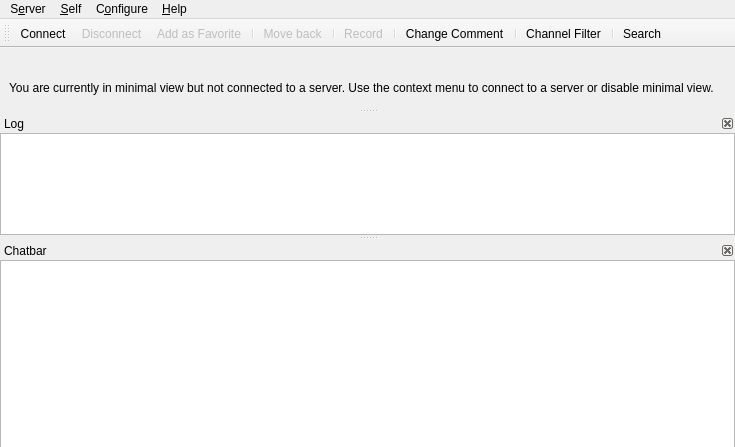
<?xml version="1.0" encoding="UTF-8"?>
<ui version="4.0">
 <class>MainWindow</class>
 <widget class="QMainWindow" name="MainWindow">
  <property name="geometry">
   <rect>
    <x>0</x>
    <y>0</y>
    <width>735</width>
    <height>435</height>
   </rect>
  </property>
  <property name="windowTitle">
   <string>Mumble</string>
  </property>
  <property name="dockOptions">
   <set>QMainWindow::AllowNestedDocks|QMainWindow::AnimatedDocks</set>
  </property>
  <property name="unifiedTitleAndToolBarOnMac">
   <bool>true</bool>
  </property>
  <widget class="UserView" name="qtvUsers">
   <property name="contextMenuPolicy">
    <enum>Qt::CustomContextMenu</enum>
   </property>
   <property name="acceptDrops">
    <bool>true</bool>
   </property>
   <property name="dragEnabled">
    <bool>true</bool>
   </property>
   <property name="rootIsDecorated">
    <bool>false</bool>
   </property>
   <property name="uniformRowHeights">
    <bool>true</bool>
   </property>
   <property name="headerHidden">
    <bool>true</bool>
   </property>
   <attribute name="headerVisible">
    <bool>false</bool>
   </attribute>
  </widget>
  <widget class="QMenuBar" name="menubar">
   <property name="geometry">
    <rect>
     <x>0</x>
     <y>0</y>
     <width>735</width>
     <height>32</height>
    </rect>
   </property>
   <widget class="QMenu" name="qmConfig">
    <property name="title">
     <string>C&amp;onfigure</string>
    </property>
    <addaction name="qaConfigDialog"/>
   </widget>
   <widget class="QMenu" name="qmHelp">
    <property name="title">
     <string>&amp;Help</string>
    </property>
    <addaction name="qaHelpWhatsThis"/>
    <addaction name="separator"/>
    <addaction name="qaHelpAbout"/>
    <addaction name="qaHelpAboutQt"/>
    <addaction name="separator"/>
    <addaction name="qaHelpVersionCheck"/>
   </widget>
   <widget class="QMenu" name="qmServer">
    <property name="title">
     <string>S&amp;erver</string>
    </property>
   </widget>
   <widget class="QMenu" name="qmSelf">
    <property name="title">
     <string>&amp;Self</string>
    </property>
    <addaction name="qaAudioMute"/>
    <addaction name="qaAudioDeaf"/>
    <addaction name="qaSelfPrioritySpeaker"/>
    <addaction name="separator"/>
    <addaction name="qaRecording"/>
    <addaction name="separator"/>
    <addaction name="qaSelfComment"/>
    <addaction name="qaServerTexture"/>
    <addaction name="qaServerTextureRemove"/>
    <addaction name="separator"/>
    <addaction name="qaSelfRegister"/>
    <addaction name="qaAudioStats"/>
   </widget>
   <addaction name="qmServer"/>
   <addaction name="qmSelf"/>
   <addaction name="qmConfig"/>
   <addaction name="qmHelp"/>
  </widget>
  <widget class="QDockWidget" name="qdwLog">
   <property name="minimumSize">
    <size>
     <width>250</width>
     <height>121</height>
    </size>
   </property>
   <property name="features">
    <set>QDockWidget::DockWidgetClosable|QDockWidget::DockWidgetMovable</set>
   </property>
   <property name="windowTitle">
    <string>Log</string>
   </property>
   <attribute name="dockWidgetArea">
    <number>1</number>
   </attribute>
   <widget class="LogTextBrowser" name="qteLog">
    <property name="contextMenuPolicy">
     <enum>Qt::CustomContextMenu</enum>
    </property>
    <property name="whatsThis">
     <string>This shows all recent activity. Connecting to servers, errors and information messages all show up here.&lt;br /&gt;To configure exactly which messages show up here, use the &lt;b&gt;Settings&lt;/b&gt; command from the menu.</string>
    </property>
    <property name="accessibleName">
     <string>Activity log</string>
    </property>
    <property name="openLinks">
     <bool>false</bool>
    </property>
   </widget>
  </widget>
  <widget class="QDockWidget" name="qdwChat">
   <property name="sizePolicy">
    <sizepolicy hsizetype="Preferred" vsizetype="Preferred">
     <horstretch>0</horstretch>
     <verstretch>0</verstretch>
    </sizepolicy>
   </property>
   <property name="toolTip">
    <string/>
   </property>
   <property name="whatsThis">
    <string>This is the chatbar&lt;br /&gt;If you enter text here and then press enter the text is sent to the user or channel that was selected. If nothing is selected the message is sent to your current channel.</string>
   </property>
   <property name="features">
    <set>QDockWidget::DockWidgetClosable|QDockWidget::DockWidgetMovable</set>
   </property>
   <property name="windowTitle">
    <string>Chatbar</string>
   </property>
   <attribute name="dockWidgetArea">
    <number>1</number>
   </attribute>
   <widget class="ChatbarTextEdit" name="qteChat">
    <property name="sizePolicy">
     <sizepolicy hsizetype="Expanding" vsizetype="MinimumExpanding">
      <horstretch>0</horstretch>
      <verstretch>0</verstretch>
     </sizepolicy>
    </property>
    <property name="maximumSize">
     <size>
      <width>16777215</width>
      <height>16777215</height>
     </size>
    </property>
    <property name="accessibleName">
     <string>Enter chat message</string>
    </property>
    <property name="acceptRichText">
     <bool>false</bool>
    </property>
   </widget>
  </widget>
  <widget class="QToolBar" name="qtIconToolbar">
   <property name="windowTitle">
    <string>Icon Toolbar</string>
   </property>
   <attribute name="toolBarArea">
    <enum>TopToolBarArea</enum>
   </attribute>
   <attribute name="toolBarBreak">
    <bool>false</bool>
   </attribute>
   <addaction name="qaServerConnect"/>
   <addaction name="qaServerDisconnect"/>
   <addaction name="qaServerAddToFavorites"/>
   <addaction name="separator"/>
   <addaction name="qaMoveBack"/>
   <addaction name="separator"/>
   <addaction name="qaRecording"/>
   <addaction name="separator"/>
   <addaction name="qaSelfComment"/>
   <addaction name="separator"/>
   <addaction name="qaFilterToggle"/>
   <addaction name="separator"/>
   <addaction name="qaSearch"/>
  </widget>
  <widget class="QDockWidget" name="qdwMinimalViewNote">
   <property name="sizePolicy">
    <sizepolicy hsizetype="Expanding" vsizetype="Fixed">
     <horstretch>0</horstretch>
     <verstretch>0</verstretch>
    </sizepolicy>
   </property>
   <property name="floating">
    <bool>false</bool>
   </property>
   <property name="features">
    <set>QDockWidget::NoDockWidgetFeatures</set>
   </property>
   <property name="allowedAreas">
    <set>Qt::AllDockWidgetAreas</set>
   </property>
   <attribute name="dockWidgetArea">
    <number>4</number>
   </attribute>
   <widget class="QWidget" name="dockWidgetContents">
    <layout class="QHBoxLayout" name="horizontalLayout">
     <property name="spacing">
      <number>0</number>
     </property>
     <property name="topMargin">
      <number>0</number>
     </property>
     <property name="bottomMargin">
      <number>0</number>
     </property>
     <item>
      <widget class="QLabel" name="label">
       <property name="sizePolicy">
        <sizepolicy hsizetype="Expanding" vsizetype="Fixed">
         <horstretch>0</horstretch>
         <verstretch>0</verstretch>
        </sizepolicy>
       </property>
       <property name="text">
        <string>You are currently in minimal view but not connected to a server. Use the context menu to connect to a server or disable minimal view.</string>
       </property>
       <property name="wordWrap">
        <bool>true</bool>
       </property>
      </widget>
     </item>
    </layout>
   </widget>
  </widget>
  <action name="qaQuit">
   <property name="text">
    <string>&amp;Quit Mumble</string>
   </property>
   <property name="toolTip">
    <string>Closes the program</string>
   </property>
   <property name="whatsThis">
    <string>Exits the application.</string>
   </property>
   <property name="menuRole">
    <enum>QAction::QuitRole</enum>
   </property>
   <property name="shortcut">
    <string>Ctrl+Q</string>
   </property>
  </action>
  <action name="qaServerConnect">
   <property name="icon">
    <iconset>
     <normaloff>skin:categories/applications-internet.svg</normaloff>skin:categories/applications-internet.svg</iconset>
   </property>
   <property name="text">
    <string>&amp;Connect...</string>
   </property>
   <property name="toolTip">
    <string>Open the server connection dialog</string>
   </property>
   <property name="whatsThis">
    <string>Shows a dialog of registered servers, and also allows quick-connect.</string>
   </property>
   <property name="iconVisibleInMenu">
    <bool>true</bool>
   </property>
  </action>
  <action name="qaServerDisconnect">
   <property name="enabled">
    <bool>false</bool>
   </property>
   <property name="text">
    <string>&amp;Disconnect</string>
   </property>
   <property name="icon">
    <iconset>
     <normaloff>skin:disconnect.svg</normaloff>skin:disconnect.svg</iconset>
   </property>
   <property name="toolTip">
    <string>Disconnect from server</string>
   </property>
   <property name="whatsThis">
    <string>Disconnects you from the server.</string>
   </property>
  </action>
  <action name="qaServerAddToFavorites">
   <property name="enabled">
    <bool>false</bool>
   </property>
   <property name="icon">
    <iconset>
     <normaloff>skin:emblems/emblem-favorite.svg</normaloff>skin:emblems/emblem-favorite.svg</iconset>
   </property>
   <property name="text">
    <string>Add as &amp;Favorite</string>
   </property>
   <property name="toolTip">
    <string>Add current server as favorite</string>
   </property>
   <property name="whatsThis">
    <string>This adds the server you are currently connected to as favorite to the known connections.</string>
   </property>
  </action>
  <action name="qaServerBanList">
   <property name="enabled">
    <bool>false</bool>
   </property>
   <property name="text">
    <string>&amp;Ban List</string>
   </property>
   <property name="toolTip">
    <string>Edit ban list on server</string>
   </property>
   <property name="whatsThis">
    <string>This lets you edit the server-side IP ban list.</string>
   </property>
  </action>
  <action name="qaServerInformation">
   <property name="enabled">
    <bool>false</bool>
   </property>
   <property name="icon">
    <iconset>
     <normaloff>skin:Information_icon.svg</normaloff>skin:Information_icon.svg</iconset>
   </property>
   <property name="text">
    <string>&amp;Information</string>
   </property>
   <property name="toolTip">
    <string>Show information about the server connection</string>
   </property>
   <property name="whatsThis">
    <string>This will show extended information about the connection to the server.</string>
   </property>
   <property name="iconVisibleInMenu">
    <bool>true</bool>
   </property>
  </action>
  <action name="qaUserKick">
   <property name="text">
    <string>&amp;Kick...</string>
   </property>
   <property name="toolTip">
    <string>Kick user (with reason)</string>
   </property>
   <property name="whatsThis">
    <string>Kick selected user off server. You'll be asked to specify a reason.</string>
   </property>
  </action>
  <action name="qaUserMute">
   <property name="checkable">
    <bool>true</bool>
   </property>
   <property name="text">
    <string>&amp;Mute</string>
   </property>
   <property name="toolTip">
    <string>Mute user</string>
   </property>
   <property name="whatsThis">
    <string>Mute or unmute user on server. Unmuting a deafened user will also undeafen them.</string>
   </property>
  </action>
  <action name="qaUserBan">
   <property name="text">
    <string>&amp;Ban...</string>
   </property>
   <property name="toolTip">
    <string>Kick and ban user (with reason)</string>
   </property>
   <property name="whatsThis">
    <string>Kick and ban selected user from server. You'll be asked to specify a reason.</string>
   </property>
  </action>
  <action name="qaUserDeaf">
   <property name="checkable">
    <bool>true</bool>
   </property>
   <property name="text">
    <string>&amp;Deafen</string>
   </property>
   <property name="toolTip">
    <string>Deafen user</string>
   </property>
   <property name="whatsThis">
    <string>Deafen or undeafen user on server. Deafening a user will also mute them.</string>
   </property>
  </action>
  <action name="qaUserLocalIgnore">
   <property name="checkable">
    <bool>true</bool>
   </property>
   <property name="text">
    <string>Ig&amp;nore Messages</string>
   </property>
   <property name="toolTip">
    <string>Locally ignore user's text chat messages.</string>
   </property>
   <property name="whatsThis">
    <string>Silently drops all text messages from the user.</string>
   </property>
  </action>
  <action name="qaUserLocalMute">
   <property name="checkable">
    <bool>true</bool>
   </property>
   <property name="text">
    <string>&amp;Local Mute</string>
   </property>
   <property name="toolTip">
    <string>Mute user locally</string>
   </property>
   <property name="whatsThis">
    <string>Mute or unmute user locally. Use this on other users in the same room.</string>
   </property>
  </action>
  <action name="qaUserTextMessage">
   <property name="text">
    <string>&amp;Send Message...</string>
   </property>
   <property name="toolTip">
    <string>Send a Text Message</string>
   </property>
   <property name="whatsThis">
    <string>Sends a text message to another user.</string>
   </property>
  </action>
  <action name="qaUserLocalNickname">
   <property name="text">
    <string>Set Ni&amp;ckname...</string>
   </property>
   <property name="toolTip">
    <string>Set a local nickname</string>
   </property>
   <property name="whatsThis">
    <string>Sets a local nickname for another user.</string>
   </property>
  </action>
  <action name="qaChannelAdd">
   <property name="text">
    <string>&amp;Add...</string>
   </property>
   <property name="toolTip">
    <string>Add new channel</string>
   </property>
   <property name="whatsThis">
    <string>This adds a new sub-channel to the currently selected channel.</string>
   </property>
  </action>
  <action name="qaChannelRemove">
   <property name="text">
    <string>&amp;Remove...</string>
   </property>
   <property name="toolTip">
    <string>Remove channel</string>
   </property>
   <property name="whatsThis">
    <string>This removes a channel and all sub-channels.</string>
   </property>
  </action>
  <action name="qaChannelACL">
   <property name="text">
    <string>&amp;Edit...</string>
   </property>
   <property name="toolTip">
    <string>Edit Groups and ACL for channel</string>
   </property>
   <property name="whatsThis">
    <string>This opens the Group and ACL dialog for the channel, to control permissions.</string>
   </property>
  </action>
  <action name="qaChannelLink">
   <property name="text">
    <string>L&amp;ink</string>
   </property>
   <property name="toolTip">
    <string>Link your channel to another channel</string>
   </property>
   <property name="whatsThis">
    <string>This links your current channel to the selected channel. If users in a channel have permission to speak in the other channel, users can now hear each other. This is a permanent link, and will last until manually unlinked or the server is restarted. Please see the shortcuts for push-to-link.</string>
   </property>
  </action>
  <action name="qaChannelUnlink">
   <property name="text">
    <string comment="Channel">&amp;Unlink</string>
   </property>
   <property name="toolTip">
    <string>Unlink your channel from another channel</string>
   </property>
   <property name="whatsThis">
    <string>This unlinks your current channel from the selected channel.</string>
   </property>
  </action>
  <action name="qaChannelUnlinkAll">
   <property name="text">
    <string>U&amp;nlink All</string>
   </property>
   <property name="toolTip">
    <string>Unlinks your channel from all linked channels.</string>
   </property>
   <property name="whatsThis">
    <string>This unlinks your current channel (not the selected one) from all linked channels.</string>
   </property>
  </action>
  <action name="qaAudioReset">
   <property name="text">
    <string>&amp;Reset</string>
   </property>
   <property name="toolTip">
    <string>Reset audio preprocessor</string>
   </property>
   <property name="whatsThis">
    <string>This will reset the audio preprocessor, including noise cancellation, automatic gain and voice activity detection. If something suddenly worsens the audio environment (like dropping the microphone) and it was temporary, use this to avoid having to wait for the preprocessor to readjust.</string>
   </property>
  </action>
  <action name="qaAudioMute">
   <property name="checkable">
    <bool>true</bool>
   </property>
   <property name="icon">
    <iconset>
     <normaloff>skin:actions/audio-input-microphone.svg</normaloff>
     <normalon>skin:actions/audio-input-microphone-muted.svg</normalon>
     <activeon>skin:actions/audio-input-microphone-muted.svg</activeon>skin:actions/audio-input-microphone.svg</iconset>
   </property>
   <property name="text">
    <string>M&amp;ute Self</string>
   </property>
   <property name="whatsThis">
    <string>Mute or unmute yourself. When muted, you will not send any data to the server. Unmuting while deafened will also undeafen.</string>
   </property>
   <property name="iconVisibleInMenu">
    <bool>false</bool>
   </property>
  </action>
  <action name="qaAudioDeaf">
   <property name="checkable">
    <bool>true</bool>
   </property>
   <property name="icon">
    <iconset>
     <normaloff>skin:self_undeafened.svg</normaloff>
     <normalon>skin:deafened_self.svg</normalon>
     <activeon>skin:deafened_self.svg</activeon>skin:self_undeafened.svg</iconset>
   </property>
   <property name="text">
    <string>D&amp;eafen Self</string>
   </property>
   <property name="whatsThis">
    <string>Deafen or undeafen yourself. When deafened, you will not hear anything. Deafening yourself will also mute.</string>
   </property>
   <property name="iconVisibleInMenu">
    <bool>false</bool>
   </property>
  </action>
  <action name="qaAudioTTS">
   <property name="checkable">
    <bool>true</bool>
   </property>
   <property name="text">
    <string>&amp;Text-To-Speech</string>
   </property>
   <property name="toolTip">
    <string>Toggle Text-To-Speech</string>
   </property>
   <property name="whatsThis">
    <string>Enable or disable the text-to-speech engine. Only messages enabled for TTS in the Configuration dialog will actually be spoken.</string>
   </property>
  </action>
  <action name="qaAudioStats">
   <property name="text">
    <string>Audio &amp;Statistics</string>
   </property>
   <property name="toolTip">
    <string>Display audio statistics</string>
   </property>
   <property name="whatsThis">
    <string>Pops up a small dialog with information about your current audio input.</string>
   </property>
  </action>
  <action name="qaAudioUnlink">
   <property name="text">
    <string>&amp;Unlink Plugins</string>
   </property>
   <property name="toolTip">
    <string>Forcibly unlink plugin</string>
   </property>
   <property name="whatsThis">
    <string>This forces the current plugin to unlink, which is handy if it is reading completely wrong data.</string>
   </property>
  </action>
  <action name="qaConfigDialog">
   <property name="icon">
    <iconset>
     <normaloff>skin:config_basic.png</normaloff>skin:config_basic.png</iconset>
   </property>
   <property name="text">
    <string>&amp;Settings</string>
   </property>
   <property name="toolTip">
    <string>Configure Mumble</string>
   </property>
   <property name="whatsThis">
    <string>Allows you to change most settings for Mumble.</string>
   </property>
   <property name="menuRole">
    <enum>QAction::PreferencesRole</enum>
   </property>
   <property name="iconVisibleInMenu">
    <bool>true</bool>
   </property>
  </action>
  <action name="qaFilterToggle">
   <property name="checkable">
    <bool>true</bool>
   </property>
   <property name="icon">
    <iconset>
     <normaloff>skin:filter_off.svg</normaloff>
     <normalon>skin:filter_on.svg</normalon>
     <activeon>skin:filter_on.svg</activeon>skin:filter_off.svg</iconset>
   </property>
   <property name="text">
    <string>Channel &amp;Filter</string>
   </property>
   <property name="toolTip">
    <string>Toggle the channel filter (Alt+F)</string>
   </property>
   <property name="whatsThis">
    <string>Enable or disable the filtering of select channels.
By default all empty channels will be filtered.
You can mark additional channels for filtering from
the channel's context menu.</string>
   </property>
   <property name="shortcut">
    <string>Alt+F</string>
   </property>
   <property name="iconVisibleInMenu">
    <bool>false</bool>
   </property>
  </action>
  <action name="qaAudioWizard">
   <property name="text">
    <string>&amp;Audio Wizard...</string>
   </property>
   <property name="toolTip">
    <string>Start the audio configuration wizard</string>
   </property>
   <property name="whatsThis">
    <string>This will guide you through the process of configuring your audio hardware.</string>
   </property>
  </action>
  <action name="qaDeveloperConsole">
   <property name="text">
    <string>Developer &amp;Console</string>
   </property>
   <property name="toolTip">
    <string>Show the Developer Console</string>
   </property>
   <property name="whatsThis">
    <string>Shows the Mumble Developer Console, where Mumble's log output can be inspected.</string>
   </property>
  </action>
  <action name="qaPositionalAudioViewer">
   <property name="text">
    <string>Positional &amp;Audio Viewer</string>
   </property>
   <property name="toolTip">
    <string>Show the Positional Audio Viewer</string>
   </property>
   <property name="whatsThis">
    <string>Shows the Positional Audio Viewer. In it the current information used for positional audio can be inspected. Context and identity are also shown.</string>
   </property>
  </action>
  <action name="qaHelpWhatsThis">
   <property name="text">
    <string>&amp;What's This?</string>
   </property>
   <property name="toolTip">
    <string>Enter What's This? mode</string>
   </property>
   <property name="whatsThis">
    <string>Click this to enter &quot;What's This?&quot; mode. Your cursor will turn into a question mark. Click on any button, menu choice or area to show a description of what it is.</string>
   </property>
  </action>
  <action name="qaHelpAbout">
   <property name="text">
    <string>&amp;About</string>
   </property>
   <property name="toolTip">
    <string>Information about Mumble</string>
   </property>
   <property name="whatsThis">
    <string>Shows a small dialog with information and license for Mumble.</string>
   </property>
   <property name="menuRole">
    <enum>QAction::AboutRole</enum>
   </property>
  </action>
  <action name="qaHelpAboutSpeex">
   <property name="text">
    <string>About &amp;Speex...</string>
   </property>
   <property name="toolTip">
    <string>Information about Speex</string>
   </property>
   <property name="whatsThis">
    <string>Shows a small dialog with information about Speex.</string>
   </property>
   <property name="menuRole">
    <enum>QAction::ApplicationSpecificRole</enum>
   </property>
  </action>
  <action name="qaHelpAboutQt">
   <property name="text">
    <string>About &amp;Qt</string>
   </property>
   <property name="toolTip">
    <string>Information about Qt</string>
   </property>
   <property name="whatsThis">
    <string>Shows a small dialog with information about Qt.</string>
   </property>
   <property name="menuRole">
    <enum>QAction::AboutQtRole</enum>
   </property>
  </action>
  <action name="qaHelpVersionCheck">
   <property name="text">
    <string>Check for &amp;Updates</string>
   </property>
   <property name="toolTip">
    <string>Check for new version of Mumble</string>
   </property>
   <property name="whatsThis">
    <string>Connects to the Mumble webpage to check if a new version is available, and notifies you with an appropriate download URL if this is the case.</string>
   </property>
  </action>
  <action name="qaChannelSendMessage">
   <property name="text">
    <string>&amp;Send Message...</string>
   </property>
   <property name="toolTip">
    <string>Send a Text Message</string>
   </property>
   <property name="whatsThis">
    <string>Sends a text message to all users in a channel.</string>
   </property>
  </action>
  <action name="qaChannelCopyURL">
   <property name="text">
    <string>&amp;Copy URL</string>
   </property>
   <property name="toolTip">
    <string>Copies a link to this channel to the clipboard.</string>
   </property>
   <property name="whatsThis">
    <string>Copies a link to this channel to the clipboard.</string>
   </property>
  </action>
  <action name="qaConfigMinimal">
   <property name="checkable">
    <bool>true</bool>
   </property>
   <property name="text">
    <string>&amp;Minimal View</string>
   </property>
   <property name="toolTip">
    <string>Toggle minimal window modes</string>
   </property>
   <property name="whatsThis">
    <string>This will toggle minimal mode, where the log window and menu is hidden.</string>
   </property>
  </action>
  <action name="qaConfigHideFrame">
   <property name="checkable">
    <bool>true</bool>
   </property>
   <property name="text">
    <string>Hide Frame</string>
   </property>
   <property name="toolTip">
    <string>Toggle showing frame on minimal window</string>
   </property>
   <property name="whatsThis">
    <string>This will toggle whether the minimal window should have a frame for moving and resizing.</string>
   </property>
  </action>
  <action name="qaConfigCert">
   <property name="text">
    <string>&amp;Certificate Wizard...</string>
   </property>
   <property name="toolTip">
    <string>Configure certificates for strong authentication</string>
   </property>
   <property name="whatsThis">
    <string>This starts the wizard for creating, importing and exporting certificates for authentication against servers.</string>
   </property>
  </action>
  <action name="qaUserRegister">
   <property name="text">
    <string>Re&amp;gister...</string>
   </property>
   <property name="toolTip">
    <string>Register user on server</string>
   </property>
   <property name="whatsThis">
    <string>This will permanently register the user on the server.</string>
   </property>
  </action>
  <action name="qaUserFriendAdd">
   <property name="icon">
    <iconset>
     <normaloff>skin:emblems/emblem-favorite.svg</normaloff>skin:emblems/emblem-favorite.svg</iconset>
   </property>
   <property name="text">
    <string>Add &amp;Friend</string>
   </property>
   <property name="toolTip">
    <string>Adds a user as your friend.</string>
   </property>
   <property name="whatsThis">
    <string>This will add the user as a friend, so you can recognize him on this and other servers.</string>
   </property>
   <property name="iconVisibleInMenu">
    <bool>true</bool>
   </property>
  </action>
  <action name="qaUserFriendRemove">
   <property name="text">
    <string>&amp;Remove Friend</string>
   </property>
   <property name="toolTip">
    <string>Removes a user from your friends.</string>
   </property>
   <property name="whatsThis">
    <string>This will remove a user from your friends list.</string>
   </property>
  </action>
  <action name="qaUserFriendUpdate">
   <property name="text">
    <string>&amp;Update Friend</string>
   </property>
   <property name="toolTip">
    <string>Update name of your friend.</string>
   </property>
   <property name="whatsThis">
    <string>Your friend uses a different name than what is in your database. This will update the name.</string>
   </property>
  </action>
  <action name="qaServerUserList">
   <property name="text">
    <string>Registered &amp;Users</string>
   </property>
   <property name="toolTip">
    <string>Edit registered users list</string>
   </property>
   <property name="whatsThis">
    <string>This opens the editor for registered users, which allow you to change their name or unregister them.</string>
   </property>
  </action>
  <action name="qaServerTexture">
   <property name="text">
    <string>Change &amp;Avatar...</string>
   </property>
   <property name="toolTip">
    <string>Change your avatar image on this server</string>
   </property>
  </action>
  <action name="qaServerTokens">
   <property name="text">
    <string>&amp;Access Tokens</string>
   </property>
   <property name="toolTip">
    <string>Add or remove text-based access tokens</string>
   </property>
  </action>
  <action name="qaServerTextureRemove">
   <property name="text">
    <string>Remo&amp;ve Avatar</string>
   </property>
   <property name="toolTip">
    <string>Remove currently defined avatar image.</string>
   </property>
  </action>
  <action name="qaUserCommentReset">
   <property name="text">
    <string>Reset Commen&amp;t...</string>
   </property>
   <property name="toolTip">
    <string>Reset the comment of the selected user.</string>
   </property>
  </action>
  <action name="qaUserTextureReset">
   <property name="text">
    <string>Remo&amp;ve Avatar...</string>
   </property>
   <property name="toolTip">
    <string>Remove the avatar of the selected user.</string>
   </property>
  </action>
  <action name="qaChannelJoin">
   <property name="text">
    <string>&amp;Join</string>
   </property>
  </action>
  <action name="qaChannelHide">
   <property name="checkable">
    <bool>true</bool>
   </property>
   <property name="text">
    <string>&amp;Hide When Filtering</string>
   </property>
  </action>
  <action name="qaChannelPin">
   <property name="checkable">
    <bool>true</bool>
   </property>
   <property name="text">
    <string>&amp;Pin When Filtering</string>
   </property>
  </action>
  <action name="qaUserCommentView">
   <property name="text">
    <string>Vie&amp;w Comment</string>
   </property>
   <property name="toolTip">
    <string>View comment in editor</string>
   </property>
  </action>
  <action name="qaUserInformation">
   <property name="icon">
    <iconset>
     <normaloff>skin:Information_icon.svg</normaloff>skin:Information_icon.svg</iconset>
   </property>
   <property name="text">
    <string>&amp;Information</string>
   </property>
   <property name="toolTip">
    <string>Query server for connection information for user</string>
   </property>
   <property name="iconVisibleInMenu">
    <bool>true</bool>
   </property>
  </action>
  <action name="qaSelfComment">
   <property name="icon">
    <iconset>
     <normaloff>skin:self_comment.svg</normaloff>skin:self_comment.svg</iconset>
   </property>
   <property name="text">
    <string>&amp;Change Comment...</string>
   </property>
   <property name="toolTip">
    <string>Change your own comment</string>
   </property>
   <property name="iconVisibleInMenu">
    <bool>true</bool>
   </property>
   <property name="whatsThis">
    <string>This will open the rich text editor to change your comment. Comments are separate for each server. Other users can read your comment by hovering over the comment icon in the user and channel tree.</string>
   </property>
  </action>
  <action name="qaSelfRegister">
   <property name="text">
    <string>Re&amp;gister...</string>
   </property>
   <property name="toolTip">
    <string>Register yourself on the server</string>
   </property>
  </action>
  <action name="qaUserPrioritySpeaker">
   <property name="checkable">
    <bool>true</bool>
   </property>
   <property name="text">
    <string>&amp;Priority Speaker</string>
   </property>
  </action>
  <action name="qaSelfPrioritySpeaker">
   <property name="checkable">
    <bool>true</bool>
   </property>
   <property name="text">
    <string>&amp;Priority Speaker</string>
   </property>
  </action>
  <action name="qaRecording">
   <property name="enabled">
    <bool>false</bool>
   </property>
   <property name="icon">
    <iconset>
     <normaloff>skin:actions/media-record.svg</normaloff>skin:actions/media-record.svg</iconset>
   </property>
   <property name="text">
    <string>&amp;Record...</string>
   </property>
   <property name="whatsThis">
    <string>This will open the audio recording dialog.</string>
   </property>
   <property name="iconVisibleInMenu">
    <bool>true</bool>
   </property>
  </action>
  <action name="qaChannelListen">
   <property name="checkable">
    <bool>true</bool>
   </property>
   <property name="text">
    <string>&amp;Listen To Channel</string>
   </property>
   <property name="toolTip">
    <string>Listen to this channel without joining it</string>
   </property>
  </action>
  <action name="qaTalkingUIToggle">
   <property name="checkable">
    <bool>true</bool>
   </property>
   <property name="text">
    <string>Talking &amp;UI</string>
   </property>
   <property name="toolTip">
    <string>Toggles the visibility of the TalkingUI.</string>
   </property>
  </action>
  <action name="qaUserJoin">
   <property name="text">
    <string>&amp;Join User's Channel</string>
   </property>
   <property name="toolTip">
    <string>Joins the channel of this user.</string>
   </property>
  </action>
  <action name="qaUserMove">
   <property name="text">
    <string>M&amp;ove To Own Channel</string>
   </property>
   <property name="toolTip">
    <string>Moves this user to your current channel.</string>
   </property>
  </action>
  <action name="qaUserLocalIgnoreTTS">
   <property name="checkable">
    <bool>true</bool>
   </property>
   <property name="text">
    <string>Disable Te&amp;xt-To-Speech</string>
   </property>
   <property name="toolTip">
    <string>Locally disable Text-To-Speech for this user's text chat messages.</string>
   </property>
   <property name="whatsThis">
    <string>Silently disables Text-To-Speech for all text messages from the user.</string>
   </property>
  </action>
  <action name="qaSearch">
   <property name="icon">
    <iconset>
     <normaloff>skin:magnifier.svg</normaloff>skin:magnifier.svg</iconset>
   </property>
   <property name="text">
    <string>&amp;Search...</string>
   </property>
   <property name="toolTip">
    <string>Search for a user or channel (Ctrl+F)</string>
   </property>
   <property name="whatsThis">
    <string>This will open the search dialog. It's used to find channels and users in the current server.</string>
   </property>
   <property name="shortcut">
    <string>Ctrl+F</string>
   </property>
  </action>
  <action name="qaMoveBack">
   <property name="enabled">
    <bool>false</bool>
   </property>
   <property name="icon">
    <iconset>
     <normaloff>skin:arrow_left.svg</normaloff>skin:arrow_left.svg</iconset>
   </property>
   <property name="text">
    <string>M&amp;ove back</string>
   </property>
   <property name="toolTip">
    <string>Moves you back to the previous channel</string>
   </property>
  </action>
 </widget>
 <customwidgets>
  <customwidget>
   <class>UserView</class>
   <extends>QTreeView</extends>
   <header>UserView.h</header>
  </customwidget>
  <customwidget>
   <class>ChatbarTextEdit</class>
   <extends>QTextEdit</extends>
   <header>CustomElements.h</header>
  </customwidget>
  <customwidget>
   <class>LogTextBrowser</class>
   <extends>QTextBrowser</extends>
   <header>CustomElements.h</header>
  </customwidget>
 </customwidgets>
 <resources/>
 <connections/>
</ui>
